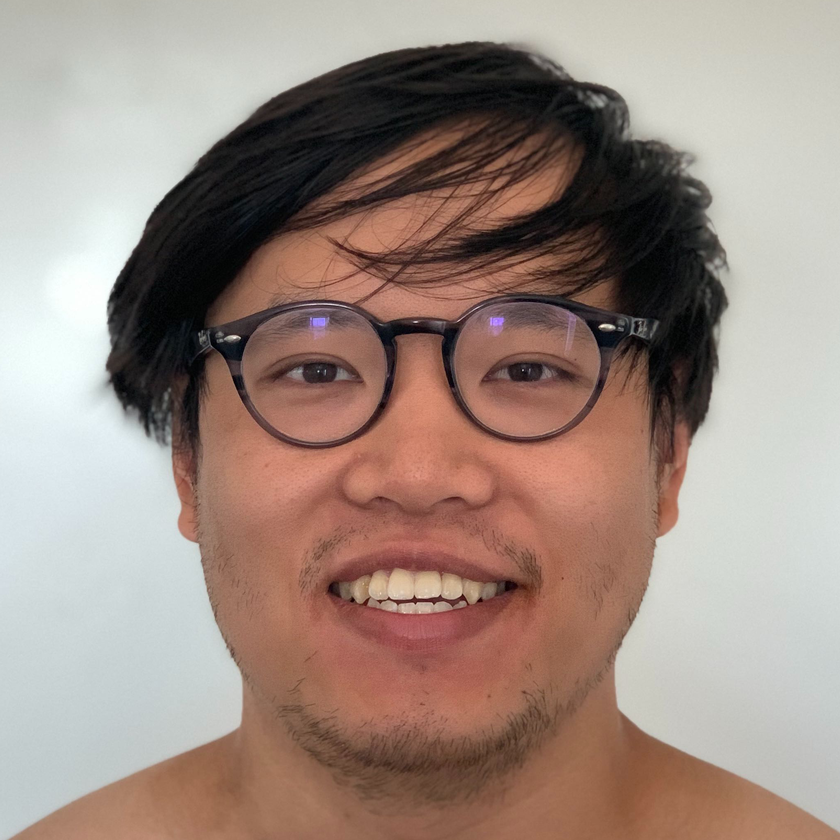
#> input picture to_num/4.png, 840 x 840 px, shrunk from 2040 x 2040 before the run, found by its file name
$ python tile.py   (older library calls are emulated)
#> lines starting #> are read from the running program, lines starting #| are printed output that depends on the picture; pictures that were not available may be replaced by others from this repository, and a replacement may not be noted
import sys
import argparse
import random
import os
from PIL import Image
from PIL import ImageDraw, ImageFont

def generate_rand_grid():
    if len(sys.argv) > 1:
        p = argparse.ArgumentParser()
        p.add_argument('image_paths', nargs='+')
        args = p.parse_args()
        image_paths = args.image_paths
    else:
        ids = random.sample(range(1, 7), 6)
        image_paths = [os.path.join('to_num_b',str(i) + '.png') for i in ids]

    ids = [str(i) for i in ids]
    name = '-'.join(ids) + '.png'

    if os.path.exists(name):
        return

    images = map(Image.open, image_paths)
    widths, heights = zip(*(i.size for i in images))

    rows = random.sample(range(1, 4), 1)[0]
    cols = 6 // rows
    total_width = cols * max(widths)
    max_height = rows * max(heights)

    new_im = Image.new('RGB', (total_width, max_height))

    x_offset = 0
    y_offset = 0
    images = map(Image.open, image_paths)
    font_path = os.path.join(os.path.dirname(os.path.abspath(__file__)), "Roboto-Regular.ttf")
    print(font_path)
    font = ImageFont.truetype(font_path, 50)
    for i, im in enumerate(images):
        new_im.paste(im, (x_offset,y_offset))
        ImageDraw.Draw(
            new_im # Image
        ).text(
            (x_offset + 20, y_offset + 20),  # Coordinates
            str(i+1),  # Text
            (0, 0, 0),  # Color
            font=font
            )
        print(x_offset, y_offset)
        x_offset += max(widths)
        if (i+1) % cols == 0 and i != 0:
            y_offset += max(heights)
            x_offset = 0

    ids = [str(i) for i in ids]
    name = '-'.join(ids) + '.png'
    print("Generating", name)
    new_im.resize((total_width//3,max_height//3), Image.ANTIALIAS).save(name, "PNG")

if __name__ == "__main__":
    for i in range(0,25):
        generate_rand_grid()
#> this loop made 25 passes
#> (total_width in generate_rand_grid, max_height in generate_rand_grid) on passes 1, 2, 3, 4, 5, 6, 7, 8, 9, 11, 12, 13: (2520, 1680), (5040, 840), (5040, 840), (2520, 1680), (1680, 2520), (1680, 2520), (5040, 840), (5040, 840), (1680, 2520), (5040, 840), (5040, 840), (1680, 2520)
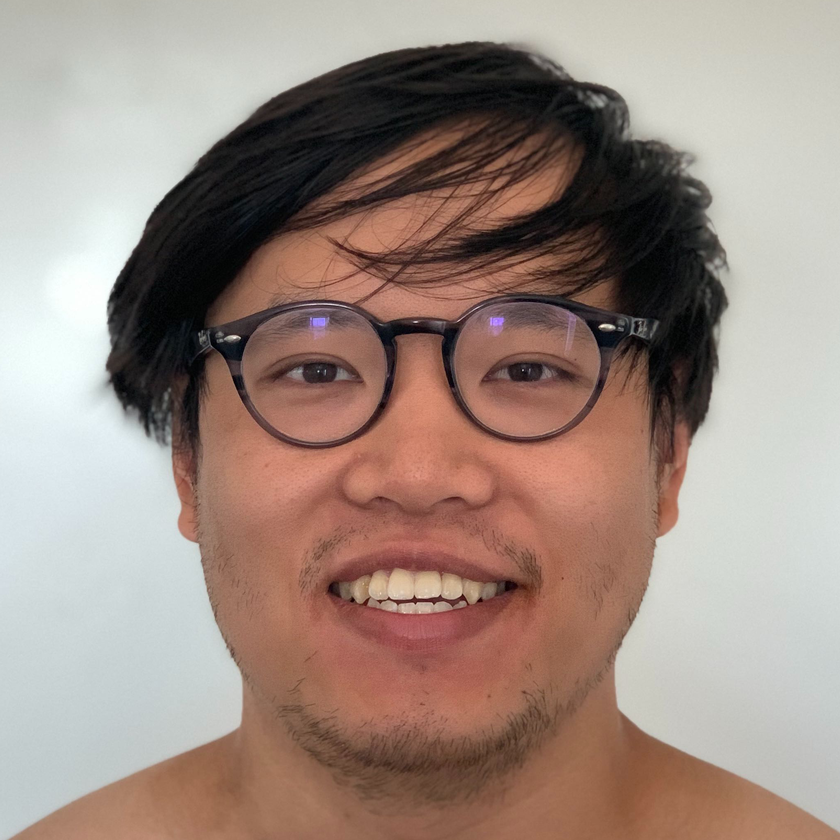
#> input picture to_num/4.png, 840 x 840 px, shrunk from 2040 x 2040 before the run, found by its file name
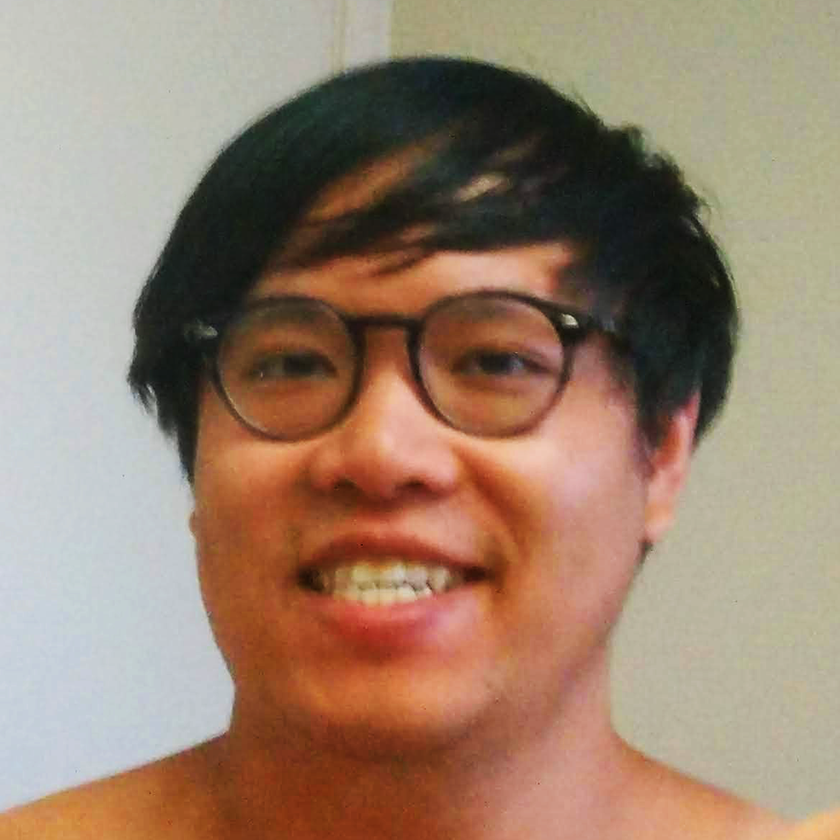
#> input picture to_num/3.png, 840 x 840 px, shrunk from 2040 x 2040 before the run, given in place of 6.png, which was not available
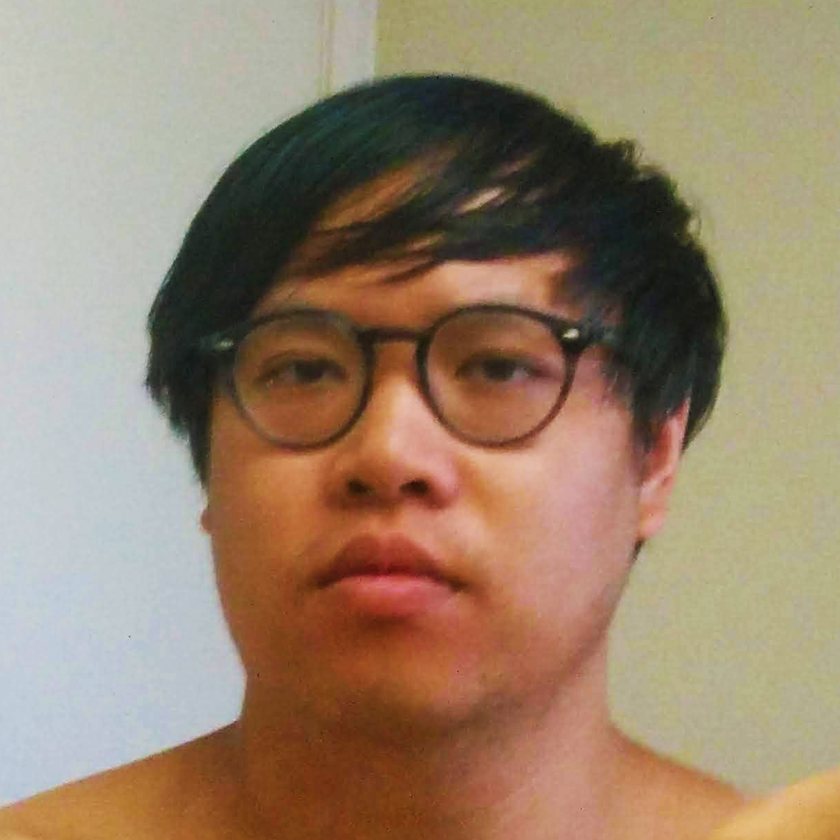
#> input picture to_num/1.png, 840 x 840 px, shrunk from 2040 x 2040 before the run, found by its file name
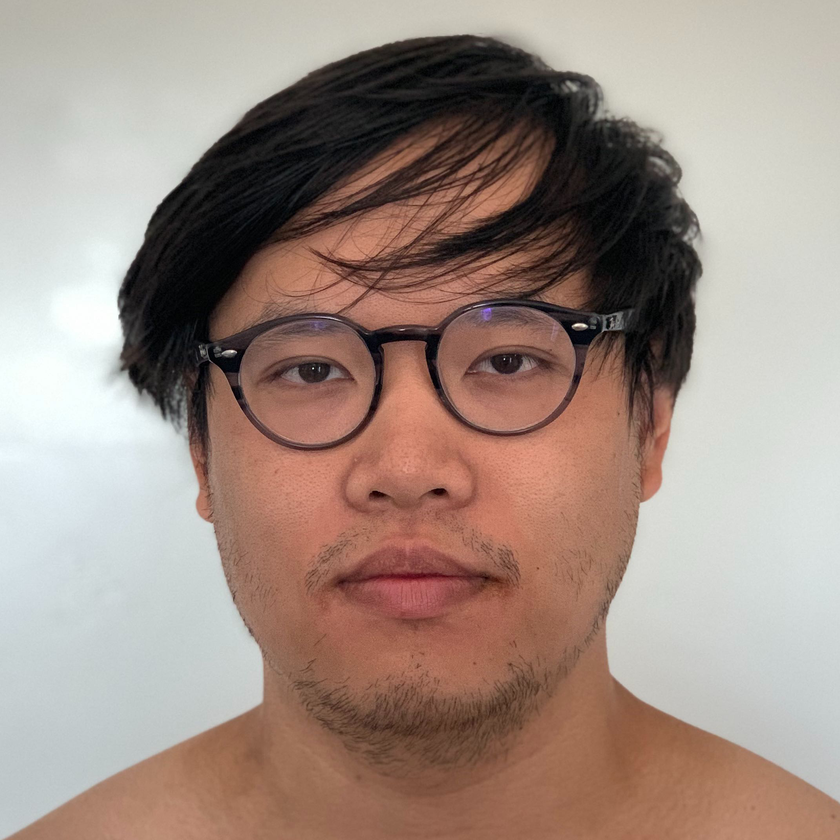
#> input picture to_num/2.png, 840 x 840 px, shrunk from 2040 x 2040 before the run, found by its file name
#> pass 1, in generate_rand_grid, `new_im.resize((total_width//3,max_height//3), Image.ANTIALIAS).save(na..`:
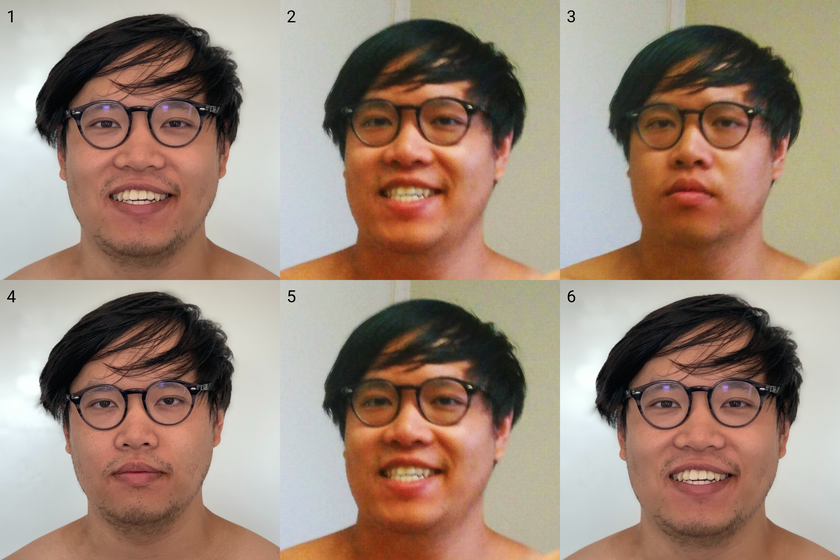
#> saved as 4-6-1-2-3-5.png: PIL image 840x560 RGB; mean R, G, B 156.1, 134.9, 120
#> pass 2, in generate_rand_grid (call 2), `new_im.resize((total_width//3,max_height//3), Image.ANTIALIAS).save(na..`:
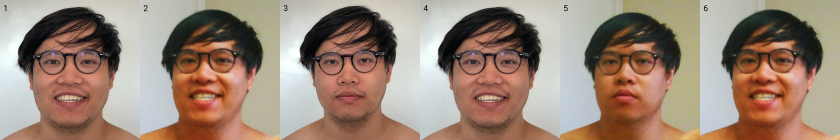
#> saved as 4-3-2-5-1-6.png: PIL image 1680x280 RGB (shown at 1/2 size); mean R, G, B 156.1, 134.9, 120
